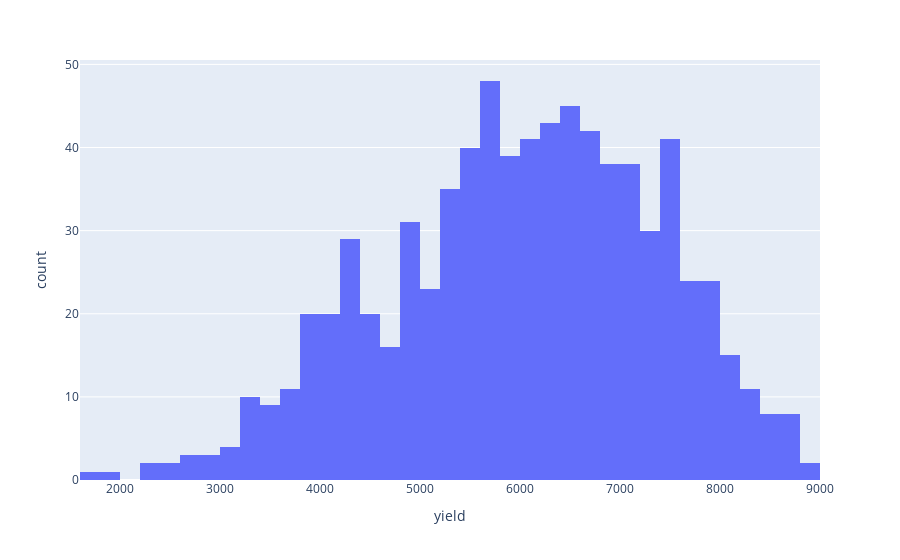

The code cell stored with this chart in its notebook:
### Code cell
fig = px.histogram(df, x=target, nbins=40)
fig.show()

### Figure 1 — Plotly figure (JSON) as saved in the notebook; plotly's stock layout.template omitted (floating-point values rounded to 4 significant figures; data arrays with more than 128 entries replaced by an {"elided": "..."} marker saying what was removed)
{"data": [{"alignmentgroup": "True", "bingroup": "x", "hovertemplate": "yield=%{x}<br>count=%{y}<extra></extra>", "legendgroup": "", "marker": {"color": "#636efa", "pattern": {"shape": ""}}, "name": "", "nbinsx": 40, "offsetgroup": "", "orientation": "v", "showlegend": false, "type": "histogram", "x": {"elided": "777 float values"}, "xaxis": "x", "yaxis": "y"}], "layout": {"barmode": "relative", "legend": {"tracegroupgap": 0}, "margin": {"t": 60}, "xaxis": {"anchor": "y", "domain": [0, 1], "title": {"text": "yield"}}, "yaxis": {"anchor": "x", "domain": [0, 1], "title": {"text": "count"}}}}
